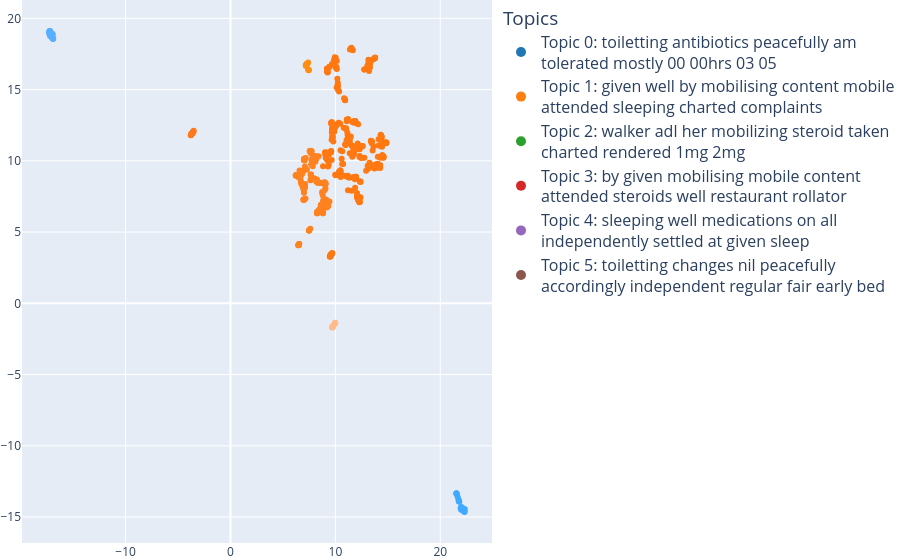
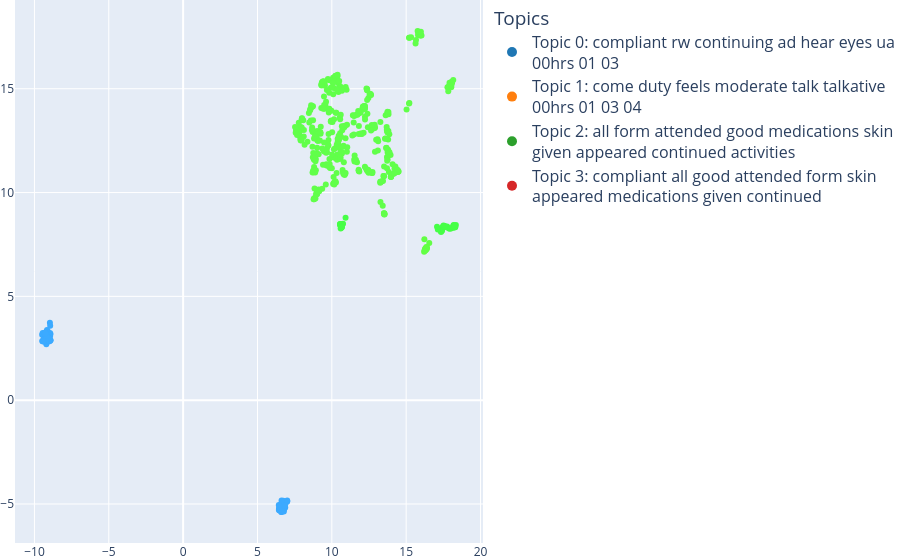
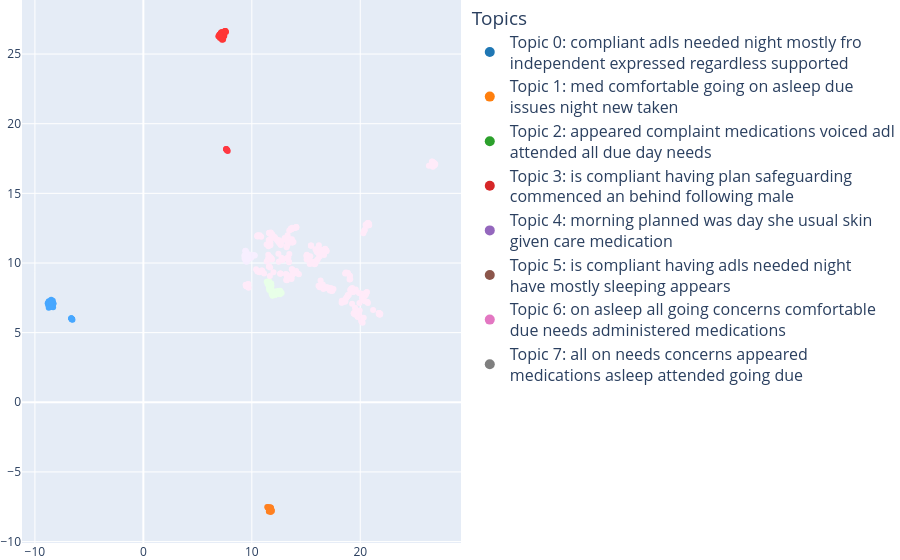
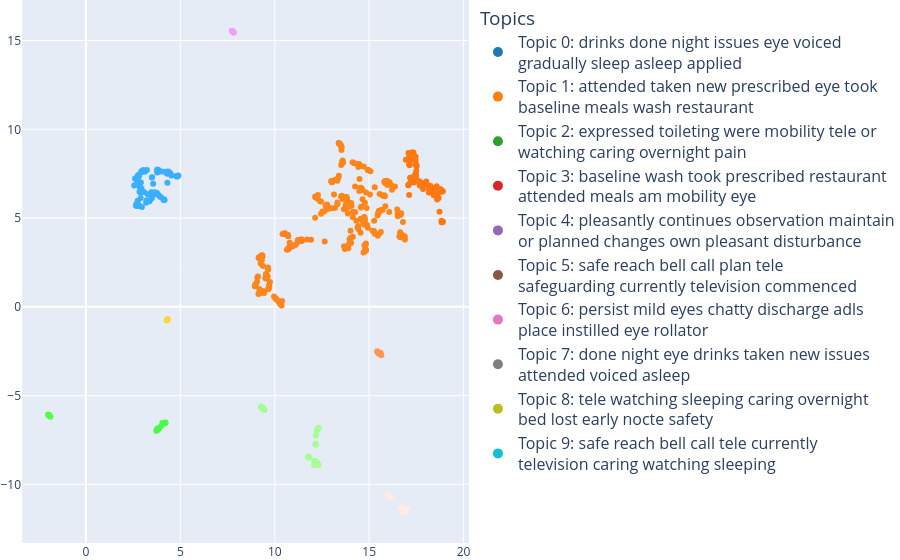

Notebook source saved alongside these figures, in order:
### Code cell
all_texts = []
for key in nurse_notes.keys():
    print(f"-----------{key}-----------")
    matave_analysis(nurse_notes[key]['Note'], f"./{IMAGE_OUTPUT_FOLDER}/{key}")
    all_texts.extend(nurse_notes[key]['Note'])

### Figure 1 — Plotly figure (JSON) as saved in the notebook; plotly's stock layout.template omitted (floating-point values rounded to 4 significant figures; data arrays with more than 128 entries replaced by an {"elided": "..."} marker saying what was removed)
{"data": [{"customdata": {"elided": "603x6 float values"}, "hovertemplate": "<b>%{text}</b><br>Topic 0: %{customdata[0]}<br>Topic 1: %{customdata[1]}<br>Topic 2: %{customdata[2]}<br>Topic 3: %{customdata[3]}<br>Topic 4: %{customdata[4]}<br>Topic 5: %{customdata[5]}", "marker": {"color": {"elided": "603 str values"}, "opacity": 1, "size": 6}, "mode": "markers", "showlegend": false, "text": {"elided": "603 str values"}, "type": "scatter", "x": {"elided": "603 float values"}, "y": {"elided": "603 float values"}}, {"marker": {"color": "#1f77b4", "size": 10}, "mode": "markers", "name": "Topic 0: toiletting antibiotics peacefully am<br>tolerated mostly 00 00hrs 03 05", "showlegend": true, "type": "scatter", "x": [null], "y": [null]}, {"marker": {"color": "#ff7f0e", "size": 10}, "mode": "markers", "name": "Topic 1: given well by mobilising content mobile<br>attended sleeping charted complaints", "showlegend": true, "type": "scatter", "x": [null], "y": [null]}, {"marker": {"color": "#2ca02c", "size": 10}, "mode": "markers", "name": "Topic 2: walker adl her mobilizing steroid taken<br>charted rendered 1mg 2mg", "showlegend": true, "type": "scatter", "x": [null], "y": [null]}, {"marker": {"color": "#d62728", "size": 10}, "mode": "markers", "name": "Topic 3: by given mobilising mobile content<br>attended steroids well restaurant rollator", "showlegend": true, "type": "scatter", "x": [null], "y": [null]}, {"marker": {"color": "#9467bd", "size": 10}, "mode": "markers", "name": "Topic 4: sleeping well medications on all<br>independently settled at given sleep", "showlegend": true, "type": "scatter", "x": [null], "y": [null]}, {"marker": {"color": "#8c564b", "size": 10}, "mode": "markers", "name": "Topic 5: toiletting changes nil peacefully<br>accordingly independent regular fair early bed", "showlegend": true, "type": "scatter", "x": [null], "y": [null]}], "layout": {"legend": {"font": {"size": 16}, "itemclick": false, "itemdoubleclick": false, "title": {"text": "Topics"}}, "margin": {"b": 0, "l": 0, "r": 0, "t": 0}, "title": {"text": ""}}}

### Figure 2 — Plotly figure (JSON) as saved in the notebook; plotly's stock layout.template omitted (floating-point values rounded to 4 significant figures; data arrays with more than 128 entries replaced by an {"elided": "..."} marker saying what was removed)
{"data": [{"customdata": {"elided": "611x4 float values"}, "hovertemplate": "<b>%{text}</b><br>Topic 0: %{customdata[0]}<br>Topic 1: %{customdata[1]}<br>Topic 2: %{customdata[2]}<br>Topic 3: %{customdata[3]}", "marker": {"color": {"elided": "611 str values"}, "opacity": 1, "size": 6}, "mode": "markers", "showlegend": false, "text": {"elided": "611 str values"}, "type": "scatter", "x": {"elided": "611 float values"}, "y": {"elided": "611 float values"}}, {"marker": {"color": "#1f77b4", "size": 10}, "mode": "markers", "name": "Topic 0: compliant rw continuing ad hear eyes ua<br>00hrs 01 03", "showlegend": true, "type": "scatter", "x": [null], "y": [null]}, {"marker": {"color": "#ff7f0e", "size": 10}, "mode": "markers", "name": "Topic 1: come duty feels moderate talk talkative<br>00hrs 01 03 04", "showlegend": true, "type": "scatter", "x": [null], "y": [null]}, {"marker": {"color": "#2ca02c", "size": 10}, "mode": "markers", "name": "Topic 2: all form attended good medications skin<br>given appeared continued activities", "showlegend": true, "type": "scatter", "x": [null], "y": [null]}, {"marker": {"color": "#d62728", "size": 10}, "mode": "markers", "name": "Topic 3: compliant all good attended form skin<br>appeared medications given continued", "showlegend": true, "type": "scatter", "x": [null], "y": [null]}], "layout": {"legend": {"font": {"size": 16}, "itemclick": false, "itemdoubleclick": false, "title": {"text": "Topics"}}, "margin": {"b": 0, "l": 0, "r": 0, "t": 0}, "title": {"text": ""}}}

### Figure 3 — Plotly figure (JSON) as saved in the notebook; plotly's stock layout.template omitted (floating-point values rounded to 4 significant figures; data arrays with more than 128 entries replaced by an {"elided": "..."} marker saying what was removed)
{"data": [{"customdata": {"elided": "579x8 float values"}, "hovertemplate": "<b>%{text}</b><br>Topic 0: %{customdata[0]}<br>Topic 1: %{customdata[1]}<br>Topic 2: %{customdata[2]}<br>Topic 3: %{customdata[3]}<br>Topic 4: %{customdata[4]}<br>Topic 5: %{customdata[5]}<br>Topic 6: %{customdata[6]}<br>Topic 7: %{customdata[7]}", "marker": {"color": {"elided": "579 str values"}, "opacity": 1, "size": 6}, "mode": "markers", "showlegend": false, "text": {"elided": "579 str values"}, "type": "scatter", "x": {"elided": "579 float values"}, "y": {"elided": "579 float values"}}, {"marker": {"color": "#1f77b4", "size": 10}, "mode": "markers", "name": "Topic 0: compliant adls needed night mostly fro<br>independent expressed regardless supported", "showlegend": true, "type": "scatter", "x": [null], "y": [null]}, {"marker": {"color": "#ff7f0e", "size": 10}, "mode": "markers", "name": "Topic 1: med comfortable going on asleep due<br>issues night new taken", "showlegend": true, "type": "scatter", "x": [null], "y": [null]}, {"marker": {"color": "#2ca02c", "size": 10}, "mode": "markers", "name": "Topic 2: appeared complaint medications voiced adl<br>attended all due day needs", "showlegend": true, "type": "scatter", "x": [null], "y": [null]}, {"marker": {"color": "#d62728", "size": 10}, "mode": "markers", "name": "Topic 3: is compliant having plan safeguarding<br>commenced an behind following male", "showlegend": true, "type": "scatter", "x": [null], "y": [null]}, {"marker": {"color": "#9467bd", "size": 10}, "mode": "markers", "name": "Topic 4: morning planned was day she usual skin<br>given care medication", "showlegend": true, "type": "scatter", "x": [null], "y": [null]}, {"marker": {"color": "#8c564b", "size": 10}, "mode": "markers", "name": "Topic 5: is compliant having adls needed night<br>have mostly sleeping appears", "showlegend": true, "type": "scatter", "x": [null], "y": [null]}, {"marker": {"color": "#e377c2", "size": 10}, "mode": "markers", "name": "Topic 6: on asleep all going concerns comfortable<br>due needs administered medications", "showlegend": true, "type": "scatter", "x": [null], "y": [null]}, {"marker": {"color": "#7f7f7f", "size": 10}, "mode": "markers", "name": "Topic 7: all on needs concerns appeared<br>medications asleep attended going due", "showlegend": true, "type": "scatter", "x": [null], "y": [null]}], "layout": {"legend": {"font": {"size": 16}, "itemclick": false, "itemdoubleclick": false, "title": {"text": "Topics"}}, "margin": {"b": 0, "l": 0, "r": 0, "t": 0}, "title": {"text": ""}}}

### Figure 4 — Plotly figure (JSON) as saved in the notebook; plotly's stock layout.template omitted (floating-point values rounded to 4 significant figures; data arrays with more than 128 entries replaced by an {"elided": "..."} marker saying what was removed)
{"data": [{"customdata": {"elided": "611x10 float values"}, "hovertemplate": "<b>%{text}</b><br>Topic 0: %{customdata[0]}<br>Topic 1: %{customdata[1]}<br>Topic 2: %{customdata[2]}<br>Topic 3: %{customdata[3]}<br>Topic 4: %{customdata[4]}<br>Topic 5: %{customdata[5]}<br>Topic 6: %{customdata[6]}<br>Topic 7: %{customdata[7]}<br>Topic 8: %{customdata[8]}<br>Topic 9: %{customdata[9]}", "marker": {"color": {"elided": "611 str values"}, "opacity": 1, "size": 6}, "mode": "markers", "showlegend": false, "text": {"elided": "611 str values"}, "type": "scatter", "x": {"elided": "611 float values"}, "y": {"elided": "611 float values"}}, {"marker": {"color": "#1f77b4", "size": 10}, "mode": "markers", "name": "Topic 0: drinks done night issues eye voiced<br>gradually sleep asleep applied", "showlegend": true, "type": "scatter", "x": [null], "y": [null]}, {"marker": {"color": "#ff7f0e", "size": 10}, "mode": "markers", "name": "Topic 1: attended taken new prescribed eye took<br>baseline meals wash restaurant", "showlegend": true, "type": "scatter", "x": [null], "y": [null]}, {"marker": {"color": "#2ca02c", "size": 10}, "mode": "markers", "name": "Topic 2: expressed toileting were mobility tele or<br>watching caring overnight pain", "showlegend": true, "type": "scatter", "x": [null], "y": [null]}, {"marker": {"color": "#d62728", "size": 10}, "mode": "markers", "name": "Topic 3: baseline wash took prescribed restaurant<br>attended meals am mobility eye", "showlegend": true, "type": "scatter", "x": [null], "y": [null]}, {"marker": {"color": "#9467bd", "size": 10}, "mode": "markers", "name": "Topic 4: pleasantly continues observation maintain<br>or planned changes own pleasant disturbance", "showlegend": true, "type": "scatter", "x": [null], "y": [null]}, {"marker": {"color": "#8c564b", "size": 10}, "mode": "markers", "name": "Topic 5: safe reach bell call plan tele<br>safeguarding currently television commenced", "showlegend": true, "type": "scatter", "x": [null], "y": [null]}, {"marker": {"color": "#e377c2", "size": 10}, "mode": "markers", "name": "Topic 6: persist mild eyes chatty discharge adls<br>place instilled eye rollator", "showlegend": true, "type": "scatter", "x": [null], "y": [null]}, {"marker": {"color": "#7f7f7f", "size": 10}, "mode": "markers", "name": "Topic 7: done night eye drinks taken new issues<br>attended voiced asleep", "showlegend": true, "type": "scatter", "x": [null], "y": [null]}, {"marker": {"color": "#bcbd22", "size": 10}, "mode": "markers", "name": "Topic 8: tele watching sleeping caring overnight<br>bed lost early nocte safety", "showlegend": true, "type": "scatter", "x": [null], "y": [null]}, {"marker": {"color": "#17becf", "size": 10}, "mode": "markers", "name": "Topic 9: safe reach bell call tele currently<br>television caring watching sleeping", "showlegend": true, "type": "scatter", "x": [null], "y": [null]}], "layout": {"legend": {"font": {"size": 16}, "itemclick": false, "itemdoubleclick": false, "title": {"text": "Topics"}}, "margin": {"b": 0, "l": 0, "r": 0, "t": 0}, "title": {"text": ""}}}
